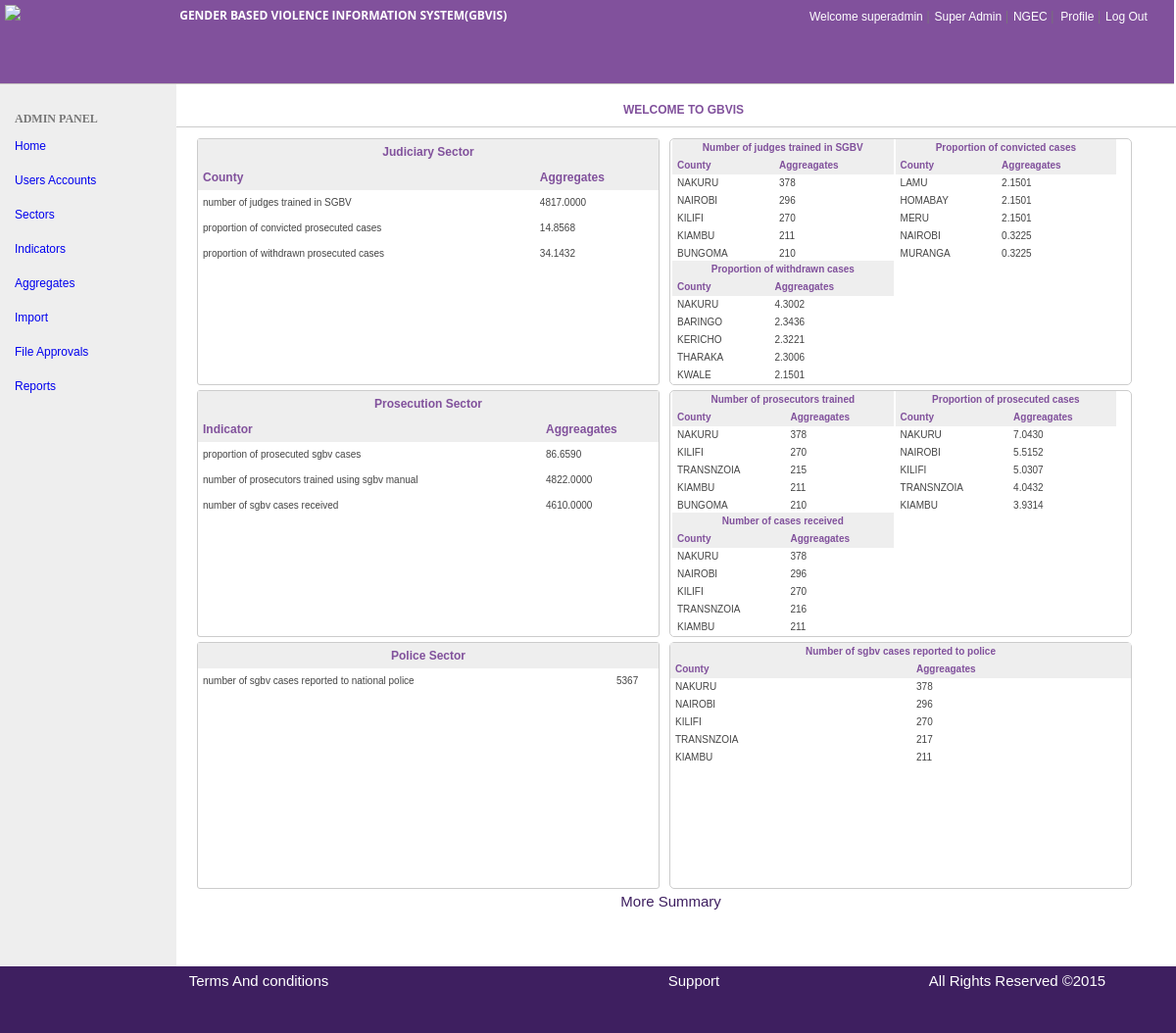
/index2.php (signed in), run on the app's committed database.
### tables this page shows
CREATE TABLE IF NOT EXISTS `users` (
  `id` int(11) NOT NULL AUTO_INCREMENT,
  `firstname` varchar(100) NOT NULL,
  `lastname` varchar(100) NOT NULL,
  `mobile_phone` varchar(100) NOT NULL,
  `sector` varchar(100) NOT NULL,
  `username` varchar(50) NOT NULL,
  `password` varchar(50) NOT NULL,
  `email` varchar(50) NOT NULL,
  `user_group` int(11) NOT NULL,
  `join_date` datetime NOT NULL,
  PRIMARY KEY (`id`),
  UNIQUE KEY `username` (`username`)
);

CREATE TABLE IF NOT EXISTS `user_groups` (
  `id` int(11) NOT NULL AUTO_INCREMENT,
  `group_name` varchar(20) NOT NULL,
  `description` varchar(50) DEFAULT NULL,
  `created` datetime DEFAULT NULL,
  PRIMARY KEY (`id`)
);

CREATE TABLE IF NOT EXISTS `sectors` (
  `sector_id` int(10) NOT NULL AUTO_INCREMENT,
  `sector` varchar(100) NOT NULL,
  PRIMARY KEY (`sector_id`)
);

CREATE TABLE IF NOT EXISTS `indicators_titles` (
  `id` int(10) NOT NULL AUTO_INCREMENT,
  `title` varchar(50) NOT NULL,
  `titleid` int(10) NOT NULL,
  PRIMARY KEY (`id`)
);

CREATE TABLE IF NOT EXISTS `counties` (
  `county_id` int(2) NOT NULL DEFAULT '0',
  `county_name` varchar(15) NOT NULL,
  PRIMARY KEY (`county_id`)
);

CREATE TABLE IF NOT EXISTS `indicators` (
  `survey_id` int(11) NOT NULL DEFAULT '0',
  `sector_id` int(11) NOT NULL DEFAULT '0',
  `indicator_id` int(11) NOT NULL DEFAULT '0',
  `indicator` varchar(255) DEFAULT NULL,
  `date_recorded` date NOT NULL,
  `date_modified` date NOT NULL,
  PRIMARY KEY (`survey_id`,`sector_id`,`indicator_id`)
);

### index2.php (the view, shortened to what the rows shown need)
<?php
require_once 'includes/global.inc.php';
if(isset($_SESSION['logged_in'])) {
$user = unserialize($_SESSION['user']);
include "includes/header.php";
?>
	  <div id="sidebar">
	<div class="sidebar-nav">
	</div>
	  </div>
	  <div id="main-content">
	    <div id="bread-crumbs">
	    </div>
        <div id="content-body">
		<center><h3 class="page-title">Welcome to GBVIS</h3></center>
	       <hr size="1" color="#CCCCCC">
		   <div class="profile-data" align="left">
		   <center>
          <div id="dashboard" >
			<div id="dashboardTop"  >
			<section class="float_left">
			  <table width="100%" border="0" align="center" cellspacing="1" class="table-hover" >
			         <thead>
                                   <th align="left" colspan="2" width="20px"><b><center>
                                     Judiciary Sector
                                   </center>
                                   </b></th>
                               </thead>
                                <thead style="padding-left:5px;">
                                   <th align="left" ><b style="padding-left:5px;">County</b></th>
			           <th align="left"><b>Aggregates </b></th>
                               </thead>
                                 <?php   $result = mysql_query("SELECT b.title,a.Aggregates FROM viewjudiciarysummary a
INNER JOIN indicators_titles b
on a.indicator_id=b.titleid");
						   while($ro = mysql_fetch_array($result)){  ?>
        <tr bgcolor="#FFFFFF" ><td><p style="padding-left:5px;"><?php echo $ro['title'];?></p></td><td><?php echo $ro['Aggregates'];?></td></tr>
			     <?php } ?>
			    </table>
		       </section>
		    <section class="float_right">
		     <section class="float_right_section1">
		     	  <table width="100%" border="0" align="center" cellspacing="1" class="table-hover" >
			         <thead>
                                   <th align="left" colspan="2" width="20px"><b><center>
                                     Number of judges trained in SGBV
                                   </center></b></th>
                               </thead>
                                <thead style="padding-left:5px;">
                                   <th align="left" ><b style="padding-left:5px;">County</b></th>
			           <th align="left"><b>Aggreagates </b></th>
                               </thead>
                               <?php   $result = mysql_query("SELECT * FROM viewtop5judgestrained");
						   while($ro = mysql_fetch_array($result)){  ?>
        <tr bgcolor="#FFFFFF" ><td><p style="padding-left:5px;"><?php echo $ro['county_name'];?></p></td><td><?php echo $ro['countyAggregate'];?></td></tr>
			     <?php } ?>
			    </table>
		     </section>
		    <section class="float_right_section2">
		    	  <table width="100%" border="0" align="center" cellspacing="1" class="table-hover" >
			         <thead>
                                   <th align="left" colspan="2" width="20px"><b><center>
                                     Proportion of convicted cases
                                   </center>
                                   </b></th>
                               </thead>
                                <thead style="padding-left:5px;">
                                   <th align="left" ><b style="padding-left:5px;">County</b></th>
			           <th align="left"><b>Aggreagates </b></th>
                               </thead>
                                 <?php   $result = mysql_query("SELECT * FROM test.viewtop5convictedcases");
						   while($ro = mysql_fetch_array($result)){  ?>
        <tr bgcolor="#FFFFFF" ><td><p style="padding-left:5px;"><?php echo $ro['county_name'];?></p></td><td><?php echo $ro['Convicted'];?></td></tr>
			     <?php } ?>
			    </table>
		    </section>
		    <section class="float_right_section3">
		    	  <table width="100%" border="0" align="center" cellspacing="1" class="table-hover" >
			         <thead>
                                   <th align="left" colspan="2" width="20px"><b><center>
                                     Proportion of withdrawn cases
                                   </center>
                                   </b></th>
                               </thead>
                                <thead style="padding-left:5px;">
                                   <th align="left" ><b style="padding-left:5px;">County</b></th>
			           <th align="left"><b>Aggreagates </b></th>
                            </thead>
			      <?php   $result = mysql_query("SELECT * FROM test.viewtop5withdrawncases");
						   while($ro = mysql_fetch_array($result)){  ?>
        <tr bgcolor="#FFFFFF" ><td><p style="padding-left:5px;"><?php echo $ro['county_name'];?></p></td><td><?php echo $ro['Withdrawn'];?></td></tr>
			     <?php } ?>
			    </table>
		    </section>
				</section>
				</div>
			<div id="dashboardBottom"  >
				<section class="float_left">
					<table width="100%" border="0" align="center" cellspacing="1" class="table-hover" >
			   <thead>
                                   <th align="left" colspan="2" width="20px"><b><center>
                                     Prosecution Sector
                                   </center></b></th>
                               </thead>
                                <thead style="padding-left:5px;">
                                   <th align="left" ><b style="padding-left:5px;">Indicator</b></th>
			           <th align="left"><b>Aggreagates </b></th>
                               </thead>
                                <?php   $result = mysql_query("select b.title,a.aggregates from viewprosecutionsummary a
inner join indicators_titles b on a.indicator_id=b.titleid");
						   while($ro = mysql_fetch_array($result)){  ?>
        <tr bgcolor="#FFFFFF" ><td><p style="padding-left:5px;"><?php echo $ro['title'];?></p></td><td><?php echo $ro['aggregates'];?></td></tr>
			     <?php } ?>
			    </table>
				</section>
				<section class="float_right">
				 <section class="float_right_section1">
		     	  <table width="100%" border="0" align="center" cellspacing="1" class="table-hover" >
			         <thead>
                                   <th align="left" colspan="2" width="20px"><b><center>
                                     Number of prosecutors trained
                                   </center></b></th>
                               </thead>
                                <thead style="padding-left:5px;">
                                   <th align="left" ><b style="padding-left:5px;">County</b></th>
			           <th align="left"><b>Aggreagates </b></th>
                               </thead>
                               <?php   $result = mysql_query("SELECT * FROM viewtop5prosecutorstrained");
						   while($ro = mysql_fetch_array($result)){  ?>
        <tr bgcolor="#FFFFFF" ><td><p style="padding-left:5px;"><?php echo $ro['county_name'];?></p></td><td><?php echo $ro['Trained'];?></td></tr>
			     <?php } ?>
			    </table>
		     </section>
		    <section class="float_right_section2">
		    	  <table width="100%" border="0" align="center" cellspacing="1" class="table-hover" >
			         <thead>
                                   <th align="left" colspan="2" width="20px"><b><center>
                                     Proportion of prosecuted cases
                                   </center>
                                   </b></th>
                               </thead>
                                <thead style="padding-left:5px;">
                                   <th align="left" ><b style="padding-left:5px;">County</b></th>
			           <th align="left"><b>Aggreagates </b></th>
                               </thead>
                                 <?php   $result = mysql_query("SELECT * FROM viewtop5prosecutedcases");
						   while($ro = mysql_fetch_array($result)){  ?>
        <tr bgcolor="#FFFFFF" ><td><p style="padding-left:5px;"><?php echo $ro['county_name'];?></p></td><td><?php echo $ro['countyPercentage'];?></td></tr>
			     <?php } ?>
			    </table>
		    </section>
		    <section class="float_right_section3">
		    	  <table width="100%" border="0" align="center" cellspacing="1" class="table-hover" >
			         <thead>
                                   <th align="left" colspan="2" width="20px"><b><center>
                                     Number of cases received
                                   </center>
                                   </b></th>
                               </thead>
                                <thead style="padding-left:5px;">
                                   <th align="left" ><b style="padding-left:5px;">County</b></th>
			           <th align="left"><b>Aggreagates </b></th>
                            </thead>
			      <?php   $result = mysql_query("SELECT * FROM viewtop5receivedcases");
						   while($ro = mysql_fetch_array($result)){  ?>
        <tr bgcolor="#FFFFFF" ><td><p style="padding-left:5px;"><?php echo $ro['county_name'];?></p></td><td><?php echo $ro['Aggregate'];?></td></tr>
			     <?php } ?>
			    </table>
		    </section>
				</section>
				<section class="float_left">
				<table width="100%" border="0" align="center" cellspacing="1" class="table-hover" >
			   <thead>
                                   <th align="left" colspan="2" width="20px"><b><center>Police Sector</center></b></th>
                               </thead>
                               <?php   $result = mysql_query("select b.title,a.aggregates from viewpolicesummary a
inner join indicators_titles b on a.indicator_id=b.titleid");
						   while($ro = mysql_fetch_array($result)){  ?>
        <tr bgcolor="#FFFFFF" ><td><p style="padding-left:5px;"><?php echo $ro['title'];?></p></td><td><?php echo $ro['aggregates'];?></td></tr>
			     <?php } ?>
			    </table>
				</section>
				<section class="float_right">
				<table width="100%" border="0" align="center" cellspacing="1" class="table-hover" >
			         <thead>
                                   <th align="left" colspan="2" width="20px"><b><center>Number of sgbv cases reported to police</center></b></th>
                               </thead>
                                <thead style="padding-left:5px;">
                                   <th align="left" ><b style="padding-left:5px;">County</b></th>
			           <th align="left"><b>Aggreagates </b></th>
                               </thead>
                             <?php   $result = mysql_query("SELECT * FROM viewtop5casesreported");
						   while($ro = mysql_fetch_array($result)){  ?>
        <tr bgcolor="#FFFFFF" ><td><p style="padding-left:5px;"><?php echo $ro['county'];?></p></td><td><?php echo $ro['countyTotal'];?></td></tr>
			     <?php } ?>
			    </table>
				</section>
				</div>
				</div>
	         <a href="moreDashboard.php" align="left" style="font-family:Verdana, Geneva, sans-serif; font-size:15px; color:#3E1F60; text-decoration:none;padding-right:2px;">More Summary</a>
          </div>
      <br clear="all">
</div><br clear="all">
	    </div>
 <?php
	}
else
{
	header("Location: login.php");
}
?>

### includes/header.php (shortened to what the rows shown need)
 <?php
            $user_sector_name= $user->sector;
            $Logged_user_group =$user->user_group;
            $group_results = $db->selectData("user_groups","id = $Logged_user_group");
              foreach ($group_results as $urows)
                      {
                      $Logged_group = $urows['group_name'];
                      }
             $sector_results = $db->selectData("sectors","sector_id = $user_sector_name");
              foreach ($sector_results as $urows)
                      {
                      $user_sector = $urows['sector'];
                      }
              ?>
<!DOCTYPE html PUBLIC "-//W3C//DTD XHTML 1.0 Transitional//EN" "http://www.w3.org/TR/xhtml1/DTD/xhtml1-transitional.dtd">
<html>
<head>
<link href="css/style.css" rel="stylesheet" type="text/css">
<link href="css/style2.css" rel="stylesheet" type="text/css">
<link href="css/login_style.css" rel="stylesheet" type="text/css">
<link href="css/popupcss.css" rel="stylesheet" type="text/css">
<link href="css/popup.css" rel="stylesheet" type="text/css">
<link href="css/modal.css" rel="stylesheet" type="text/css">
<link href="css/bootstrap/bootstrap.css" rel="stylesheet" media="screen"/>
 <link rel="stylesheet" href="/js/jquery-ui-1.11.2.custom/jquery-ui.css">
</head>
<body>
<div id="gbiv-wrapper">
<div id="header">
   <div class="logo">
      <img src="images/logo.png" height="70" />
	</div>
    <div class="menuLinks">
	  <div class="top-menuLinks">
	   <div class="system-title">
	  <h3 class="title-name">Gender Based Violence Information System(GBVIS)</h3>
      </div>
	  <div class="user_status_nav">
	    <section class="login-status-sec">
		<font style="font-family:Verdana, Geneva, sans-serif; font-size:12px; color:white;padding-right:2px;"> Welcome <?php echo  $user->username;?></font>|
		<font style="font-family:Verdana, Geneva, sans-serif; font-size:12px; color:white;padding-right:2px;"> <?php echo $Logged_group; ?></font>|
		<font style="font-family:Verdana, Geneva, sans-serif; font-size:12px; color:white;padding-right:2px;"> <?php echo $user_sector; ?></font>|
           <a href="profile.php" align="left" style="font-family:Verdana, Geneva, sans-serif; font-size:12px; color:white; text-decoration:none;padding-right:2px;padding-left:2px;">Profile</a>|
            <a href="logout.php" align="left" style="font-family:Verdana, Geneva, sans-serif; font-size:12px; color:white; text-decoration:none;padding-right:2px;">Log Out</a>
	   </section>
	</div>
	</div>
	<div class="bottom-menuLinks">
	</div>
	 </div>
 </div>
 <div id="gbvis-main">

### data on the page
users: username "superadmin"
user_groups: group_name "Super Admin"
sectors: sector "NGEC"
indicators_titles: title "number of judges trained in SGBV", Aggregates "4817.0000"
indicators_titles: title "proportion of convicted prosecuted cases", Aggregates "14.8568"
indicators_titles: title "proportion of withdrawn prosecuted cases", Aggregates "34.1432"
counties: county_name "NAKURU", countyAggregate "378", Withdrawn "4.3002", Trained "378", countyPercentage "7.0430", Aggregate "378"
counties: county_name "NAIROBI", countyAggregate "296", Convicted "0.3225", countyPercentage "5.5152", Aggregate "296"
counties: county_name "KILIFI", countyAggregate "270", Trained "270", countyPercentage "5.0307", Aggregate "270"
counties: county_name "KIAMBU", countyAggregate "211", Trained "211", countyPercentage "3.9314", Aggregate "211"
counties: county_name "BUNGOMA", countyAggregate "210", Trained "210"
counties: county_name "LAMU", Convicted "2.1501"
counties: county_name "HOMABAY", Convicted "2.1501"
counties: county_name "MERU", Convicted "2.1501"
counties: county_name "MURANGA", Convicted "0.3225"
counties: county_name "BARINGO", Withdrawn "2.3436"
counties: county_name "KERICHO", Withdrawn "2.3221"
counties: county_name "THARAKA", Withdrawn "2.3006"
counties: county_name "KWALE", Withdrawn "2.1501"
indicators_titles: title "proportion of prosecuted sgbv cases", aggregates "86.6590"
indicators_titles: title "number of prosecutors trained using sgbv manual", aggregates "4822.0000"
indicators_titles: title "number of sgbv cases received", aggregates "4610.0000"
counties: county_name "TRANSNZOIA", Trained "215", countyPercentage "4.0432", Aggregate "216"
indicators_titles: title "number of sgbv cases reported to national police", aggregates "5367"
indicators: county "NAKURU", countyTotal "378", county "NAIROBI", countyTotal "296", county "KILIFI", countyTotal "270", county "TRANSNZOIA", countyTotal "217", county "KIAMBU", countyTotal "211"
